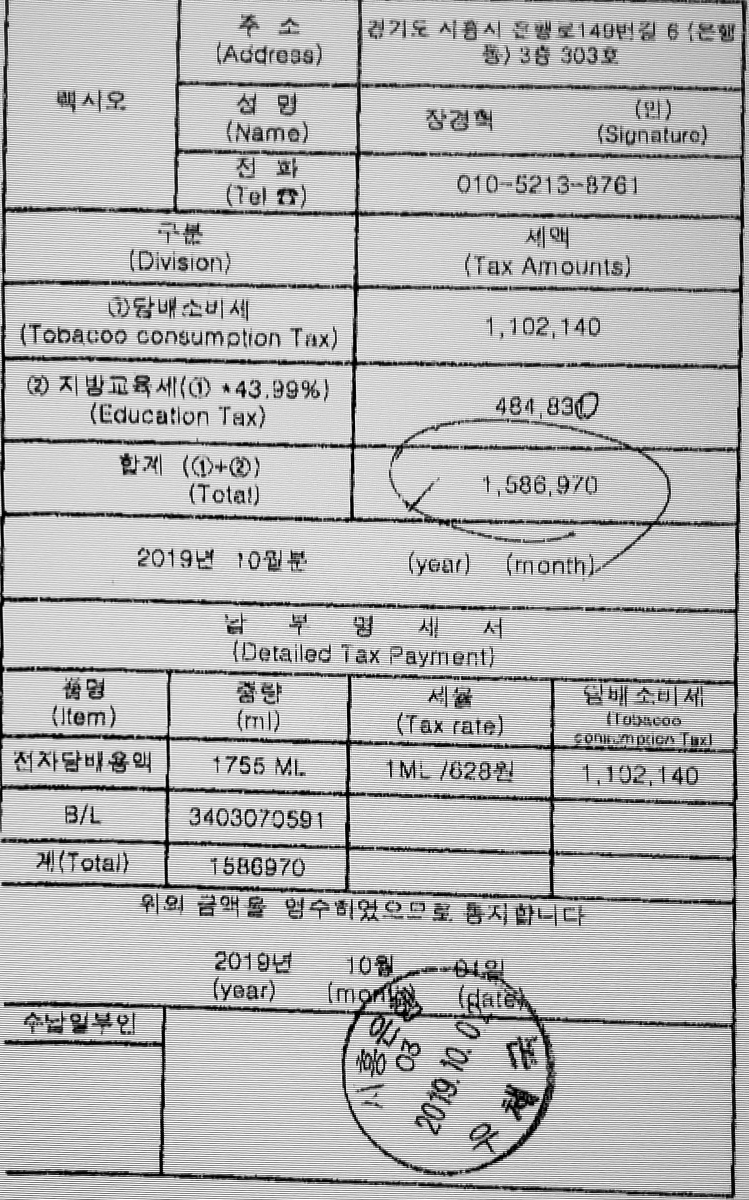
#> input picture DT_COE_COE1/user_draw/img/rotate_img.jpg, 1497 x 2400 px (shown at 1/2 size)
$ python -i rotate_img.py   (imports and definitions only)
#> lines starting #> are read from the running program, lines starting #| are printed output that depends on the picture; after the words box and inside, x2 and y2 are one past the last pixel; in counts of white or black regions, pixels touching at a corner belong together
#> further down, picture is the input picture: shape (2400, 1497, 3); min 0, max 255, mean 183.9
from cv2 import cv2
import numpy as np
import argparse

class ROTATE_API:
    def check_angle(self, contours):
        no1x, no1y, no1w, no1h, no2x, no2y, no2w, no2h = 0, 0, 0, 0, 0, 0, 0, 0
        for cnt in contours:
            x, y, w, h = cv2.boundingRect(cnt)
            if no1w < w:
                no1w, no1x, no1y = w, x, y
            if no1h < h:
                no1h, no1x, no1y = w, x, h
        for cnt in contours:
            x, y, w, h = cv2.boundingRect(cnt)
            if no1w > w and no2w < w:
                no2w, no2x, no2y = w, x, y
            if no1h > w and no2h < h:
                no2h, no2x, no2y = h, x, y
        return no1x, no1y, no1w, no1h, no2x, no2y, no2w, no2h

    def rotate_90(self, image):
        #cv2.resize(image, (800, 800))
        #cv2.imshow('dddimage', image)
        #cv2.waitKey(0)
        gray = cv2.cvtColor(image, cv2.COLOR_BGR2GRAY)
        gray = cv2.bitwise_not(gray)
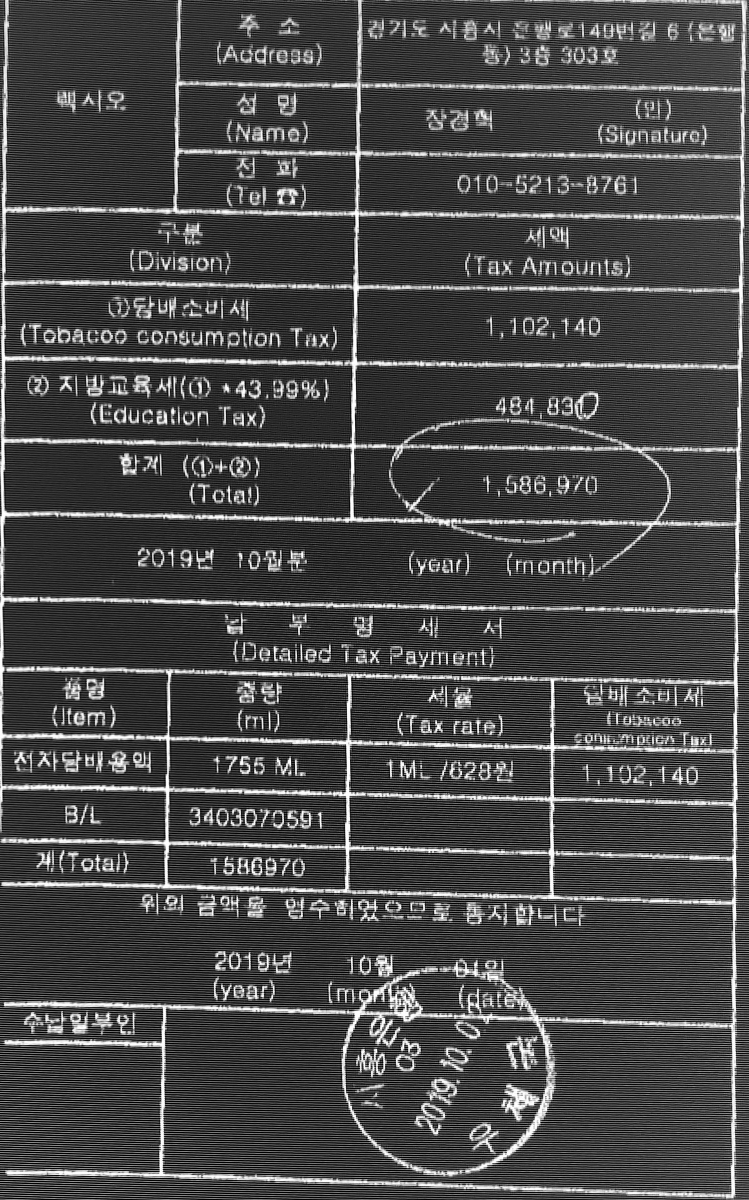
#> gray: shape (2400, 1497) (shown at 1/2 size); min 0, max 255, mean 71.1
        thresh = cv2.threshold(gray, 0, 255, cv2.THRESH_BINARY | cv2.THRESH_OTSU)[1]
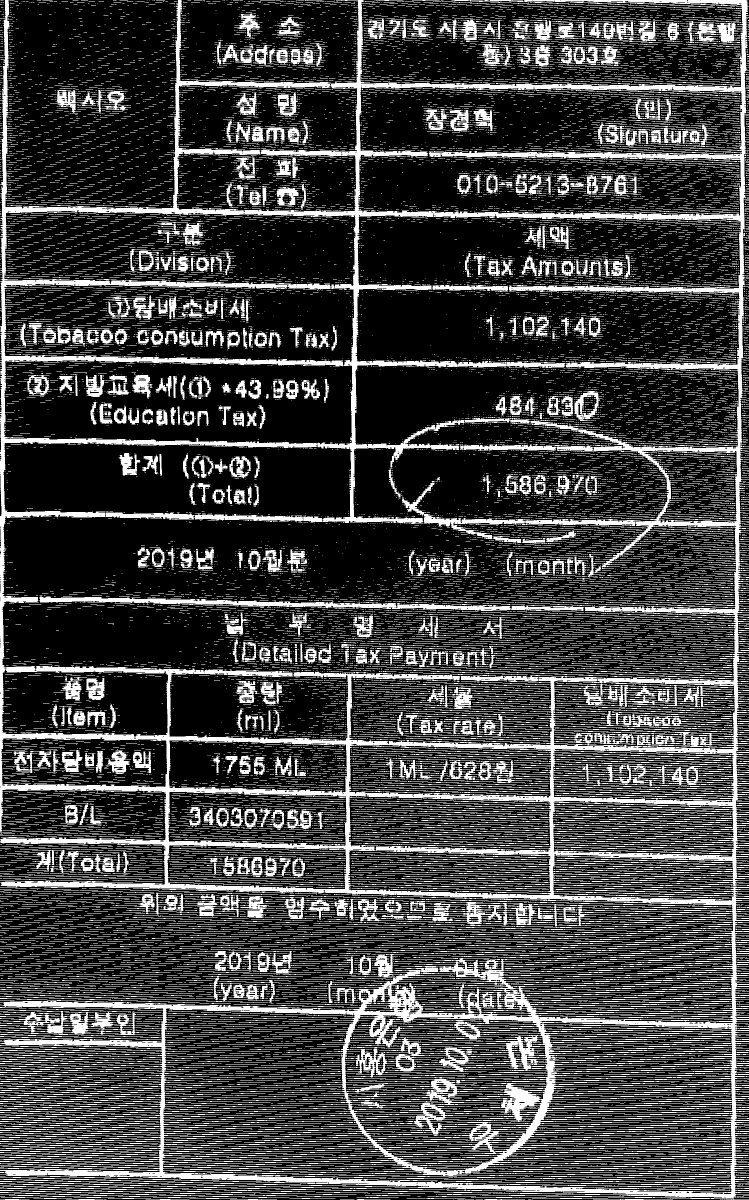
#> thresh: shape (2400, 1497) (shown at 1/2 size); 25.9% white; 27338 white regions (22605 under 20 px), largest, box (x1, y1, x2, y2) and area: (0, 0, 1497, 2400) 363500, (79, 1193, 1022, 1222) 8396, (792, 1802, 1237, 1853) 6761
        coords = np.column_stack(np.where(thresh > 0))
#> coords = 931918 pairs, first value 0 to 2399, second value 0 to 1496
        angle = cv2.minAreaRect(coords)[-1]
#> angle = -90

        if angle < -45:
            angle = -(90 + angle)
#> angle = 0
        else:
            angle = -angle
        angle = 90

        (h, w) = image.shape[:2]
#> h = 2400; w = 1497
        #print(h, w)
        center = (w / 2, h / 2)
#> center = (748.5, 1200)
        M = cv2.getRotationMatrix2D(center, angle, 1.0)
        rotated = cv2.warpAffine(image, M, (w, h))
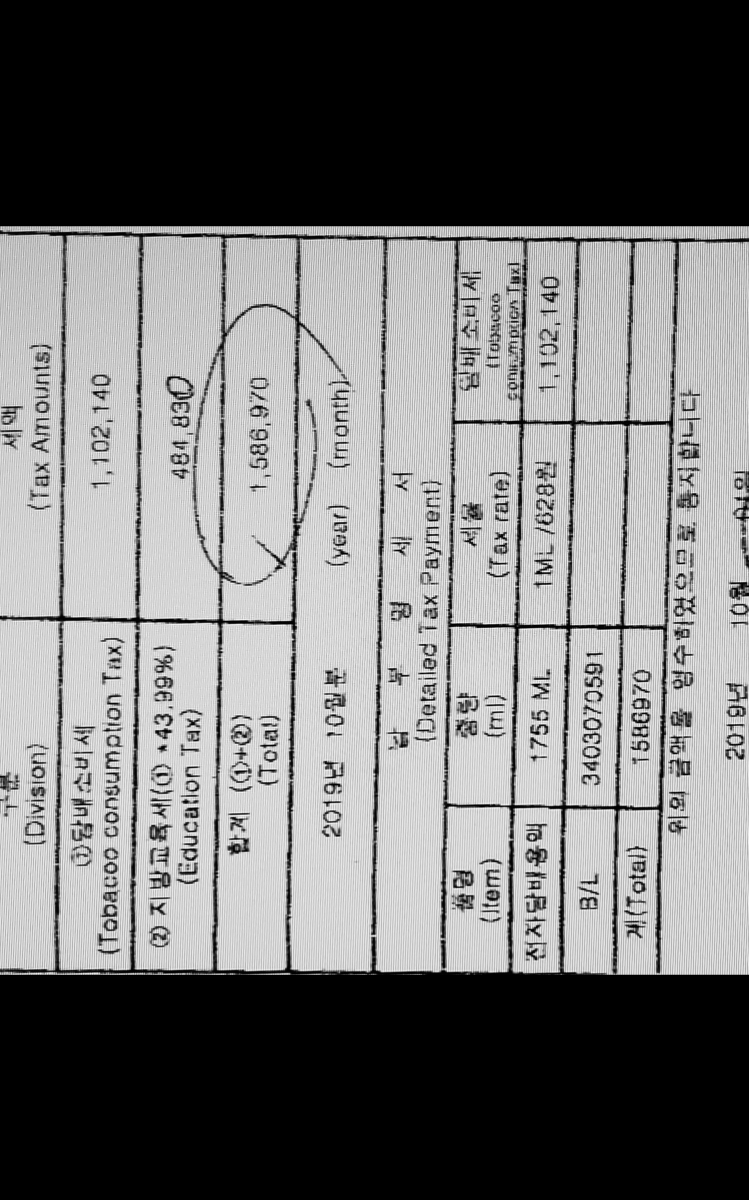
#> rotated: shape (2400, 1497, 3) (shown at 1/2 size); min 0, max 255, mean 115.8
        #cv2.resize(rotated, (800, 1000))
        #cv2.imshow('rotated', rotated)
        #cv2.waitKey(0)
        file_path_name = 'img/rotate_img.jpg'
        cv2.imwrite(file_path_name, rotated)
        return file_path_name

    def rotate_auto(self, image):
        #image = cv2.imread(args["image"])
        #image = cv2.resize(image, (800, 1000))
        gray = cv2.cvtColor(image, cv2.COLOR_BGR2GRAY)
        gray = cv2.bitwise_not(gray)

        thresh = cv2.threshold(gray, 0, 255, cv2.THRESH_BINARY | cv2.THRESH_OTSU)[1]

        coords = np.column_stack(np.where(thresh > 0))
        angle = cv2.minAreaRect(coords)[-1]

        if angle < -45:
            angle = -(90 + angle)
        else:
            angle = -angle

        (h, w) = image.shape[:2]
        center = (w // 2, h // 2)
        M = cv2.getRotationMatrix2D(center, angle, 1.0)
        rotated = cv2.warpAffine(image, M, (w, h), flags=cv2.INTER_CUBIC, borderMode=cv2.BORDER_REPLICATE)
        return rotated

>>> import cv2
>>> picture = cv2.imread('img/rotate_img.jpg')
>>> result = ROTATE_API().rotate_90(picture)
#> result = 'img/rotate_img.jpg'
